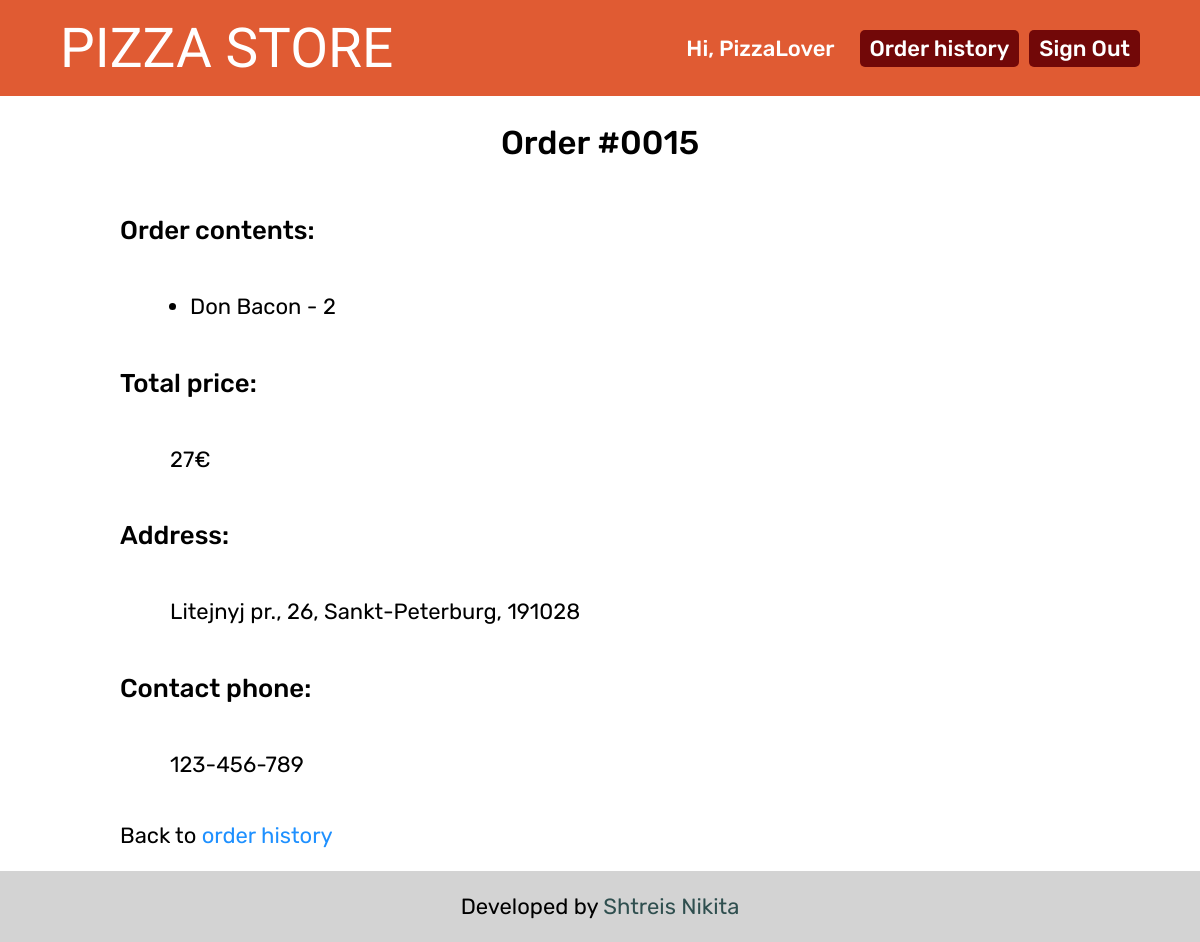
The page /orders/15 (signed in) on the database its author committed.
### pizza_store_app/models.py (models this page shows, shortened)
class Order(models.Model):
    customer = models.ForeignKey(Customer, on_delete=models.CASCADE, verbose_name='Покупатель')
    date = models.DateTimeField(verbose_name='Дата', auto_now_add=True)
    address = models.TextField(verbose_name='Адрес доставки', max_length='1024')
    contact_phone = models.CharField(verbose_name='Контактный номер телефона', max_length=20)
    comment = models.TextField(verbose_name='Комментарий', max_length='1024', null=True, blank=True)
    total_price = models.PositiveIntegerField(verbose_name='Итоговая цена в евро')
    class Meta:
        verbose_name = 'заказ'
        verbose_name_plural = 'заказы'

class OrderedItem(models.Model):
    order = models.ForeignKey(Order, on_delete=models.CASCADE, verbose_name='Заказ')
    product = models.ForeignKey(Product, on_delete=models.CASCADE, verbose_name='Продукт')
    quantity = models.PositiveIntegerField(verbose_name='Количество')
    price_per_item = models.PositiveIntegerField(verbose_name='Цена за шт.')
    class Meta:
        verbose_name = 'заказанный продукт'
        verbose_name_plural = 'заказанные продукты'

class Product(models.Model):
    name = models.CharField(verbose_name='Название', max_length=256)
    description = models.TextField(verbose_name='Описание', max_length=512)
    category = models.ForeignKey(Category, on_delete=models.SET_NULL, verbose_name='Категория продукта', null=True,
                                 blank=True)
    image = models.CharField(verbose_name='Файл с изображением', max_length=512)
    price = models.PositiveIntegerField(verbose_name='Цена в евро')
    class Meta:
        verbose_name = 'продукт'
        verbose_name_plural = 'продукты'

### pizza_store_app/views.py (the view)
# urls.py: path('orders/<int:order_id>', views.order_details, name='order_details'),
@login_required()
def order_details(request, order_id):
    order = get_object_or_404(Order, pk=order_id, customer=request.user.customer)
    context = {
        'cart_info': get_user_cart_info(request.user),
        'order': order,
    }
    return render(request, 'pizza_store_app/order_detail.html', context)

### pizza_store_app/views.py (called while the page is built)
def get_usd_price(eur_price):
    return round(eur_price / DOLLAR_TO_EURO_RATE, 2)

### pizza_store_app/templates/pizza_store_app/order_detail.html (shortened to what this page needs)
{% extends 'base.html' %}
{% block content %}
    <h2>Order #{{ order.id | stringformat:"04d" }}</h2>
    <h3 class="order-details__subtitle">Order contents:</h3>
    <ul class="order-details__value">
        {% for ordered_item in order.ordereditem_set.all %}
            <li>{{ ordered_item.product.name }} - {{ ordered_item.quantity }}</li>
        {% endfor %}
    </ul>
    <h3 class="order-details__subtitle">Total price:</h3>
    <p class="order-details__value">{{ order.total_price }}€</p>
    <h3 class="order-details__subtitle">Address:</h3>
    <p class="order-details__value">{{ order.address }}</p>
    <h3 class="order-details__subtitle">Contact phone:</h3>
    <p class="order-details__value">{{ order.contact_phone }}</p>
    <p class="back">Back to <a class="history-link" href="{% url 'pizza_store_app:order_history' %}">order history</a></p>
{% endblock %}

### templates/base.html (shortened to what this page needs)
{% load static %}
<!DOCTYPE html>
<html lang="en">
<head>
    <link rel="stylesheet" href="{% static 'css/style.css' %}">
</head>
<body>
<header class="page-header">
    <div class="page-header__container">
        <h1 class="page-header__title"><a href="{% url 'pizza_store_app:catalog' %}">PIZZA STORE</a></h1>
        <nav class="page-header__nav auth-nav">
            <ul class="auth-nav__list">
                {% if user.username %}
                    <li class="auth-nav__item">
                        <span class="auth-nav__username">Hi, {{ user.first_name }}</span>
                    </li>
                    <li class="auth-nav__item">
                        <a class="auth-nav__link" href="{% url 'pizza_store_app:order_history' %}">Order history</a>
                    </li>
                    <li class="auth-nav__item">
                        <a class="auth-nav__link" href="{% url 'loginsys_app:logout' %}">Sign Out</a>
                    </li>
                {% endif %}
            </ul>
        </nav>
    </div>
</header>
<main class="page-main">
    {% block content %}{% endblock %}
</main>
<footer class="page-footer">
    <p class="page-footer__copyright">Developed by
        <a class="page-footer__link" href="https://github.com/nikotlichnik/pizza-store">
            Shtreis Nikita
        </a>
    </p>
</footer>
</body>
</html>

### static/css/style.css (style rules this page uses)
:root { --orange: #e05b33; --darkorange: #ca4b26; --darkred: #720808; --darkorange-opacity: rgba(202, 75, 38, 0.85); }
html, body { height: 100%; }
body { display: grid; grid-template-areas: 'header' 'content' 'footer'; grid-template-rows: auto 1fr auto; margin: 0; font-family: 'Rubik', sans-serif; font-weight: 500; font-size: 22px; }
a { text-decoration: none; color: inherit; }
.page-header { padding-top: 2vh; padding-bottom: 2vh; display: grid; grid-template-columns: 5vw 1fr 5vw; background-color: var(--orange); }
.page-header > * { grid-column: 2; }
.page-header__container { display: flex; flex-wrap: wrap; justify-content: space-between; align-items: center; }
.page-header__title { margin: 0; padding: 0; font-family: 'Sriracha', cursive; font-size: 2.5em; font-weight: 400; white-space: nowrap; color: white; cursor: pointer; }
.auth-nav__list { display: flex; flex-wrap: wrap; align-items: center; margin: 0; padding: 0; list-style: none; color: white; }
.auth-nav__item { display: flex; align-items: center; }
.auth-nav__link { display: inline-block; padding: 5px 10px; background-color: var(--darkred); border-radius: 5px; }
.auth-nav__link { margin-right: 10px; }
.auth-nav__item:last-child .auth-nav__link { margin-right: 0; }
.auth-nav__username { display: inline-block; margin-right: 25px; max-width: 200px; overflow: hidden; text-overflow: ellipsis; }
.page-main { display: grid; grid-template-columns: 10vw 1fr 10vw; align-content: start; }
.page-main > * { grid-column: 2; }
h2 { text-align: center; font-weight: 500; }
.order-details__subtitle { font-weight: 500; }
ul.order-details__value { padding: 0; padding-left: 70px; }
.order-details__value { font-weight: 400; padding-left: 50px; }
.back { font-weight: 400; }
.history-link { text-decoration: none; color: dodgerblue; }
.page-footer { display: flex; flex-direction: column; align-items: center; background-color: lightgray; font-weight: 400; }
.page-footer__link { text-decoration: none; color: darkslategrey; }

### rows shown on the page
Order: id "0015", total_price "27", address "Litejnyj pr., 26, Sankt-Peterburg, 191028", contact_phone "123-456-789"
OrderedItem: product.name "Don Bacon", quantity "2"

### other values the page prints
{{ user.first_name }} "PizzaLover"
